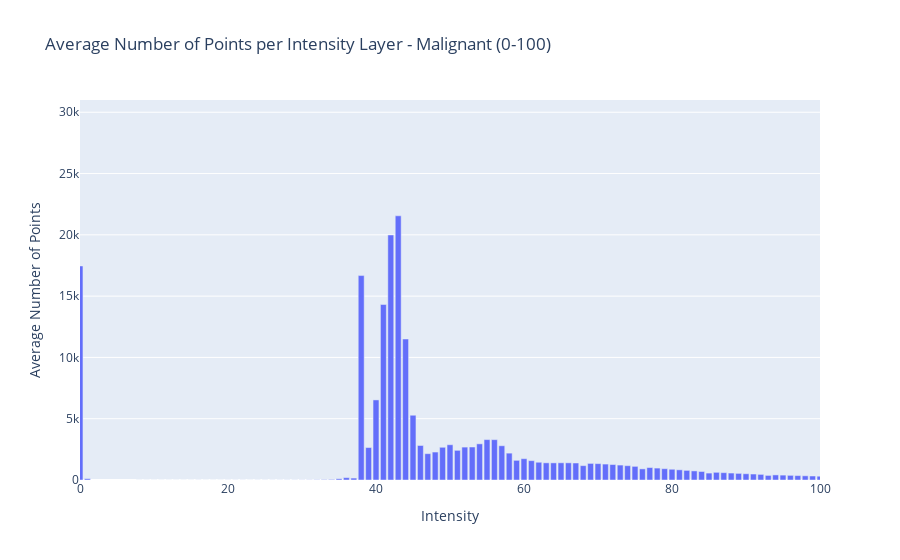

This figure's notebook cell:
### Code cell
import os
import numpy as np
import matplotlib.pyplot as plt
import pandas as pd
import plotly.express as px
import plotly.io as pio

def process_image(filename_image):
    try:
        # Load the grayscale image
        inputImage = plt.imread(filename_image)

        # Check if the image is in color (3 channels)
        if inputImage.ndim == 3:
            # Convert to grayscale
            inputImage = np.mean(inputImage, axis=-1)

        # Flatten the intensity array
        intensity = inputImage.flatten()

        # Count the number of points for each intensity value
        unique_intensities, counts = np.unique(intensity, return_counts=True)
        
        return unique_intensities, counts

    except Exception as e:
        print(f"Error processing {filename_image}: {e}")
        return None, None

# Folder containing images
input_folder = "C:\\Users\\Aneesh PB\\Downloads\\Topology Project\\New Data\\Images\\Malignant cases\\"

# Dictionary to accumulate counts for each intensity
intensity_counts = {}

# Process each image in the input folder
image_count = 0
for filename in os.listdir(input_folder):
    if filename.lower().endswith('.png') or filename.lower().endswith('.jpg'):  # Adjust file extensions as needed
        filename_image = os.path.join(input_folder, filename)
        unique_intensities, counts = process_image(filename_image)
        
        if unique_intensities is not None:
            image_count += 1
            for intensity, count in zip(unique_intensities, counts):
                if intensity in intensity_counts:
                    intensity_counts[intensity].append(count)
                else:
                    intensity_counts[intensity] = [count]

# Calculate average number of points per intensity
average_intensity_counts = {intensity: np.mean(counts) for intensity, counts in intensity_counts.items()}

# Filter for intensity values from 0 to 100
filtered_intensity_counts = {intensity: count for intensity, count in average_intensity_counts.items() if 0 <= intensity <= 100}

# Create a DataFrame for the average counts
df_avg_counts = pd.DataFrame(list(filtered_intensity_counts.items()), columns=['Intensity', 'Average Count'])

# Plot the average number of points for each intensity value
fig = px.bar(df_avg_counts, x='Intensity', y='Average Count', title='Average Number of Points per Intensity Layer - Malignant (0-100)',
             labels={'Average Count': 'Average Number of Points'})
fig.update_yaxes(range=[0, 31000])
fig.update_xaxes(range=[0, 100])
fig.show()

# Save the plot as a file
# output_plot_file = "average_intensity_distribution_0_to_100.png"
# pio.write_image(fig, output_plot_file)

### Figure 1 — Plotly figure (JSON) as saved in the notebook; plotly's stock layout.template omitted (floating-point values rounded to 4 significant figures)
{"data": [{"alignmentgroup": "True", "hovertemplate": "Intensity=%{x}<br>Average Number of Points=%{y}<extra></extra>", "legendgroup": "", "marker": {"color": "#636efa", "pattern": {"shape": ""}}, "name": "", "offsetgroup": "", "orientation": "v", "showlegend": false, "textposition": "auto", "type": "bar", "x": [37, 38, 39, 40, 41, 42, 43, 44, 45, 46, 47, 48, 49, 50, 51, 52, 53, 54, 55, 56, 57, 58, 59, 60, 61, 62, 63, 64, 65, 66, 67, 68, 69, 70, 71, 72, 73, 74, 75, 76, 77, 78, 79, 80, 81, 82, 83, 84, 85, 86, 87, 88, 89, 90, 91, 92, 93, 94, 95, 96, 97, 98, 99, 100, 34, 35, 36, 0, 1, 30, 31, 32, 33, 27, 28, 29, 23, 25, 26, 19, 21, 22, 24, 18, 20, 15, 16, 17, 8, 9, 10, 11, 13, 14, 12], "xaxis": "x", "y": [157.7, 16680.0, 2648.0, 6533.0, 14310.0, 19990.0, 21550.0, 11500.0, 5283.0, 2815.0, 2148.0, 2280.0, 2670.0, 2876.0, 2420.0, 2684.0, 2692.0, 2951.0, 3296.0, 3290.0, 2794.0, 2191.0, 1603.0, 1739.0, 1577.0, 1448.0, 1401.0, 1398.0, 1404.0, 1401.0, 1386.0, 1171.0, 1354.0, 1336.0, 1300.0, 1261.0, 1218.0, 1167.0, 1113.0, 907.1, 1015.0, 972.8, 923.6, 876.2, 831.1, 784.6, 742.3, 693.9, 564.1, 626.9, 599.0, 567.5, 539.5, 510.3, 487.2, 458.0, 373.8, 415.0, 398.1, 379.0, 359.0, 342.3, 325.9, 309.3, 44.32, 101.2, 194.2, 17460.0, 107.0, 8.02, 10.95, 16.91, 28.42, 4.4, 6.051, 6.761, 2.556, 3.269, 3.935, 2.2, 3.2, 3.077, 3.944, 1.857, 3.1, 1.667, 3.5, 2.8, 1, 2, 1, 2, 2, 2, 2], "yaxis": "y"}], "layout": {"barmode": "relative", "legend": {"tracegroupgap": 0}, "title": {"text": "Average Number of Points per Intensity Layer - Malignant (0-100)"}, "xaxis": {"anchor": "y", "domain": [0, 1], "range": [0, 100], "title": {"text": "Intensity"}}, "yaxis": {"anchor": "x", "domain": [0, 1], "range": [0, 31000], "title": {"text": "Average Number of Points"}}}}
